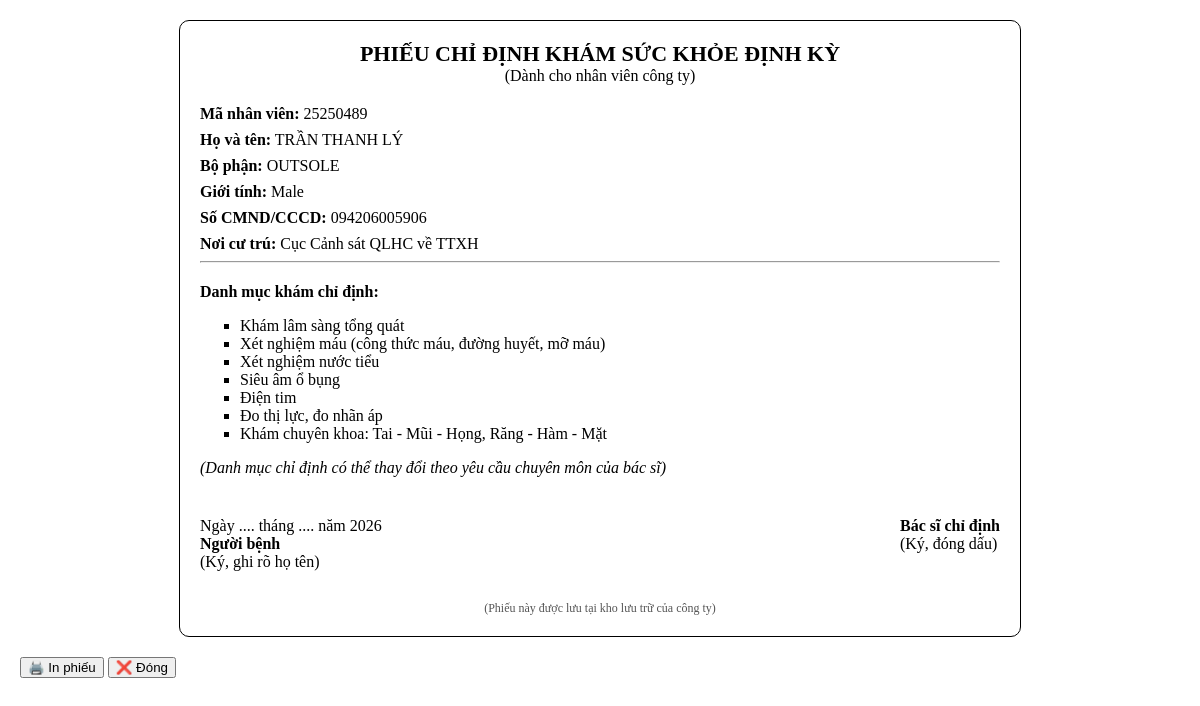
The page /import_bulk_exam.php?emp_no=25250489 on the database its author committed.
### tables this page shows
CREATE TABLE `employees` (
  `id` int(11) NOT NULL,
  `emp_no` varchar(20) NOT NULL,
  `name` varchar(255) NOT NULL,
  `factory_location` varchar(100) DEFAULT NULL,
  `bp` varchar(100) DEFAULT NULL,
  `dept` varchar(255) DEFAULT NULL,
  `gender` varchar(10) DEFAULT NULL,
  `national_id` varchar(50) DEFAULT NULL,
  `res_place` varchar(255) DEFAULT NULL,
  `position` varchar(100) DEFAULT NULL,
  `emp_class` varchar(100) DEFAULT NULL,
  `hire_type` varchar(50) DEFAULT NULL,
  `emp_status` varchar(50) DEFAULT NULL,
  `hire_date` date DEFAULT NULL,
  `promotion_date` date DEFAULT NULL,
  `re_check1` varchar(50) DEFAULT NULL,
  `re_check2` varchar(50) DEFAULT NULL,
  `remark_original` text DEFAULT NULL,
  `is_received` tinyint(1) DEFAULT 0,
  `received_date` datetime DEFAULT NULL,
  `printed_count` int(11) DEFAULT 0,
  `last_print_date` datetime DEFAULT NULL,
  `is_returned` tinyint(1) DEFAULT 0,
  `returned_date` datetime DEFAULT NULL,
  `note` text DEFAULT NULL,
  `created_at` timestamp NOT NULL DEFAULT current_timestamp(),
  `note_date` date DEFAULT NULL
);

### import_bulk_exam.php (the view, shortened to what this page needs)
<?php
require_once 'config.php';
$emp_no = $_GET['emp_no'] ?? '';
$force = isset($_GET['force']) && $_GET['force'] == 1;
$storageDir = __DIR__ . '/prescriptions';
$filePath = $storageDir . '/' . $emp_no . '.html';
if (file_exists($filePath) && !$force) {
    $html = file_get_contents($filePath);
} else {
    $stmt = $pdo->prepare("SELECT * FROM employees WHERE emp_no = ?");
    $stmt->execute([$emp_no]);
    $emp = $stmt->fetch(PDO::FETCH_ASSOC);
    ?>
    <!DOCTYPE html>
    <html lang="vi">
    <head>
    </head>
    <body>
    <div class="prescription-card">
        <div class="header">
            <div class="title">PHIẾU CHỈ ĐỊNH KHÁM SỨC KHỎE ĐỊNH KỲ</div>
            <div>(Dành cho nhân viên công ty)</div>
        </div>
        <div class="info-row"><strong>Mã nhân viên:</strong> <?= htmlspecialchars($emp['emp_no']) ?></div>
        <div class="info-row"><strong>Họ và tên:</strong> <?= htmlspecialchars($emp['name']) ?></div>
        <div class="info-row"><strong>Bộ phận:</strong> <?= htmlspecialchars($emp['bp']) ?></div>
        <div class="info-row"><strong>Giới tính:</strong> <?= htmlspecialchars($emp['gender']) ?></div>
        <div class="info-row"><strong>Số CMND/CCCD:</strong> <?= htmlspecialchars($emp['national_id']) ?></div>
        <div class="info-row"><strong>Nơi cư trú:</strong> <?= htmlspecialchars($emp['res_place']) ?></div>
        <hr>
        <div class="danh-muc">
            <strong>Danh mục khám chỉ định:</strong>
            <ul>
                <li>Khám lâm sàng tổng quát</li>
                <li>Xét nghiệm máu (công thức máu, đường huyết, mỡ máu)</li>
                <li>Xét nghiệm nước tiểu</li>
                <li>Siêu âm ổ bụng</li>
                <li>Điện tim</li>
                <li>Đo thị lực, đo nhãn áp</li>
                <li>Khám chuyên khoa: Tai - Mũi - Họng, Răng - Hàm - Mặt</li>
            </ul>
            <p><em>(Danh mục chỉ định có thể thay đổi theo yêu cầu chuyên môn của bác sĩ)</em></p>
        </div>
        <div class="signature">
            <div>Ngày .... tháng .... năm 2026<br><strong>Người bệnh</strong><br>(Ký, ghi rõ họ tên)</div>
            <div><strong>Bác sĩ chỉ định</strong><br>(Ký, đóng dấu)</div>
        </div>
        <div class="footer">(Phiếu này được lưu tại kho lưu trữ của công ty)</div>
    </div>
    <div class="no-print text-center" style="margin-top: 20px;">
        <button class="btn btn-primary" onclick="window.print();">🖨️ In phiếu</button>
        <button class="btn btn-secondary" onclick="window.close();">❌ Đóng</button>
    </div>
    </body>
    </html>
    <?php
    $html = ob_get_clean();
}
echo $html;
?>

### import_bulk_exam.php (style rules this page uses)
body { font-family: 'Times New Roman', Arial, sans-serif; margin: 20px; }
.prescription-card { max-width: 800px; margin: auto; border: 1px solid #000; padding: 20px; border-radius: 10px; background: white; }
.header { text-align: center; margin-bottom: 20px; }
.title { font-size: 22px; font-weight: bold; }
.info-row { margin-bottom: 8px; }
.danh-muc { margin-top: 20px; }
.danh-muc ul { list-style-type: square; }
.signature { margin-top: 40px; display: flex; justify-content: space-between; }
.footer { text-align: center; margin-top: 30px; font-size: 12px; color: #555; }

### rows shown on the page
employees: emp_no "25250489", name "TRẦN THANH LÝ", bp "OUTSOLE", gender "Male", national "094206005906", res_place "Cục Cảnh sát QLHC về TTXH"
